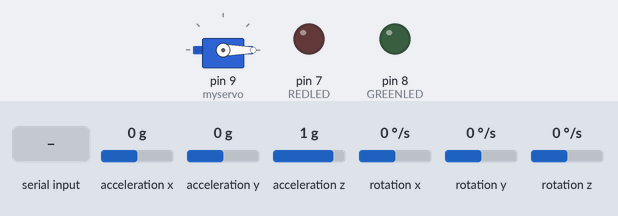
A sketch run on a simulated Arduino Uno, built with avr-gcc and run on an emulated ATmega328P. Parts: servo, output pins drawn as LEDs (lit = HIGH). The inputs (shaded band) are chosen by the test bench; at power-on: acceleration x 0 g, acceleration y 0 g, acceleration z 1 g, rotation x 0 °/s, rotation y 0 °/s, rotation z 0 °/s. What the sketch prints to the serial monitor is not drawn.

Above: at 1.2 s.
1.3 s: "a" received over Serial
At 2.1 s:
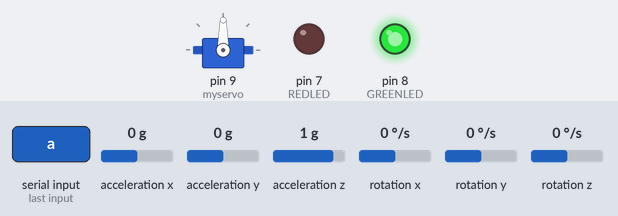
2.8 s: "b" received over Serial
At 5.7 s:
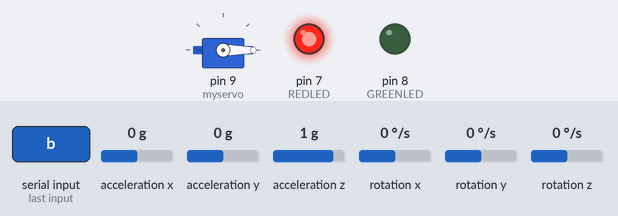
Timing chart, 0 to 8.8 s (numbered marks = the images above; inputs shaded):
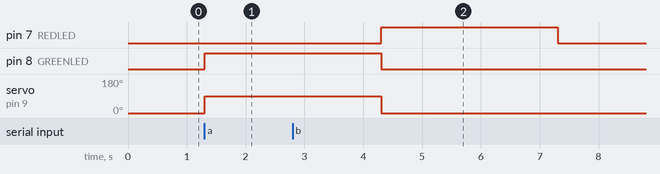

Measured:
- after the input at 1.3 s, pin 8 (GREENLED): LOW → HIGH at once; servo on pin 9 (myservo): 0° → 90° at once
- after the input at 2.8 s, pin 7 (REDLED): LOW → HIGH after 1.5 s, → LOW 3.0 s later

The sketch:

WEEK4_TASK2.ino
```cpp
#include <MPU6050.h>
#include <Servo.h>
#include <Wire.h>
const int REDLED = 7;
const int GREENLED = 8;

MPU6050 mpu;
Servo myservo;

const int ACCEL_THRESHOLD = 16400;
const int GYRO_THRESHOLD = 1700;

void setup()
{
  Wire.begin();
  mpu.initialize();
  myservo.attach(9);
  myservo.write(0);
  pinMode(REDLED, OUTPUT);
  pinMode(GREENLED,OUTPUT);
  Serial.begin(9600);
}

void loop()
{
  digitalWrite(REDLED,LOW);
  digitalWrite(GREENLED,LOW);
  int gesture = detectGesture();
  Serial.println(gesture);
  if(Serial.available() > 0)
  {
    char command = Serial.read();
    if(command == 'a')
    {
      myservo.write(90);
      digitalWrite(GREENLED,HIGH);
      digitalWrite(REDLED,LOW);
      delay(3000);
      myservo.write(0);
    }
    else if(command == 'b')
    {
      myservo.write(0);
      digitalWrite(GREENLED,LOW);
      digitalWrite(REDLED,HIGH);
      delay(3000);
    }
  }
}

int detectGesture()
{
  int ax,ay,az,gx,gy,gz;
  mpu.getMotion6(&ax, &ay, &az, &gx, &gy, &gz);
  long accel_magnitude_sq = (long)ax*ax + (long)ay*ay + (long)az*az;
  long gyro_magnitude_sq = (long)gx*gx + (long)gy*gy + (long)gz*gz;
  if (accel_magnitude_sq > (long)ACCEL_THRESHOLD * ACCEL_THRESHOLD && gyro_magnitude_sq > (long)GYRO_THRESHOLD * GYRO_THRESHOLD)
  {
    return 1; //circle
  }
  else
  {
    return 0;//no circle
  }
}
```
